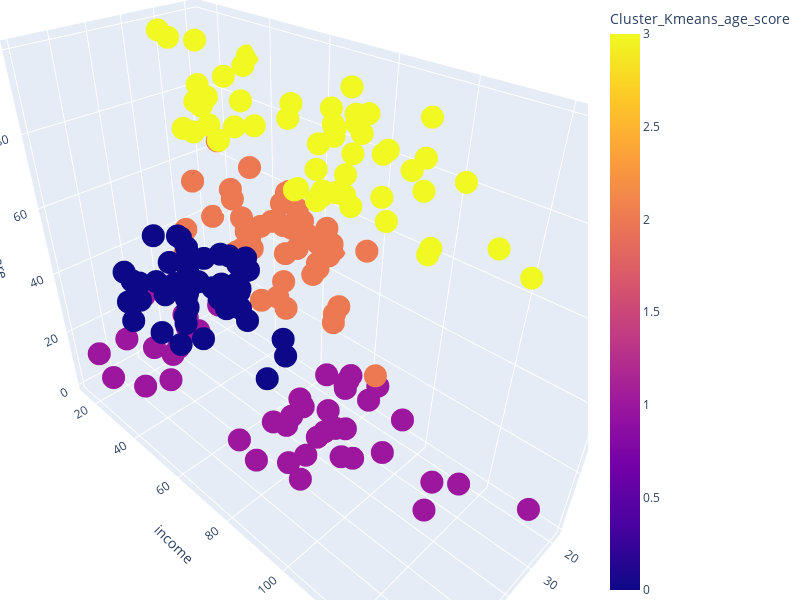

Notebook code cell kept with this figure:
### Code cell
fig = px.scatter_3d(df_cluster, 
                    x='age',
                    y='income',
                    z='score',
                    color='Cluster_Kmeans_age_score',
                    labels={'x': 'age',
                            'y': 'income',
                            'z': 'score'},
                   )
fig.update_layout(
    margin=dict(l=0, r=0, b=0, t=0),
    autosize=False, 
    width=800,  
    height=600  
)

fig.show()

### Figure 1 — Plotly figure (JSON) as saved in the notebook; plotly's stock layout.template omitted (floating-point values rounded to 4 significant figures; data arrays with more than 128 entries replaced by an {"elided": "..."} marker saying what was removed)
{"data": [{"hovertemplate": "age=%{x}<br>income=%{y}<br>score=%{z}<br>Cluster_Kmeans_age_score=%{marker.color}<extra></extra>", "legendgroup": "", "marker": {"color": {"elided": "200 int values"}, "coloraxis": "coloraxis", "symbol": "circle"}, "mode": "markers", "name": "", "scene": "scene", "showlegend": false, "type": "scatter3d", "x": {"elided": "200 int values"}, "y": {"elided": "200 int values"}, "z": {"elided": "200 int values"}}], "layout": {"autosize": false, "coloraxis": {"colorbar": {"title": {"text": "Cluster_Kmeans_age_score"}}, "colorscale": [[0, "#0d0887"], [0.1111, "#46039f"], [0.2222, "#7201a8"], [0.3333, "#9c179e"], [0.4444, "#bd3786"], [0.5556, "#d8576b"], [0.6667, "#ed7953"], [0.7778, "#fb9f3a"], [0.8889, "#fdca26"], [1, "#f0f921"]]}, "height": 600, "legend": {"tracegroupgap": 0}, "margin": {"b": 0, "l": 0, "r": 0, "t": 0}, "scene": {"aspectmode": "auto", "aspectratio": {"x": 0.6093, "y": 1.429, "z": 1.148}, "camera": {"center": {"x": 0, "y": 0, "z": 0}, "eye": {"x": 1.08, "y": 1.08, "z": 1.08}, "projection": {"type": "perspective"}, "up": {"x": 0, "y": 0, "z": 1}}, "domain": {"x": [0, 1], "y": [0, 1]}, "xaxis": {"title": {"text": "age"}, "type": "linear"}, "yaxis": {"title": {"text": "income"}, "type": "linear"}, "zaxis": {"title": {"text": "score"}, "type": "linear"}}, "width": 800}}
